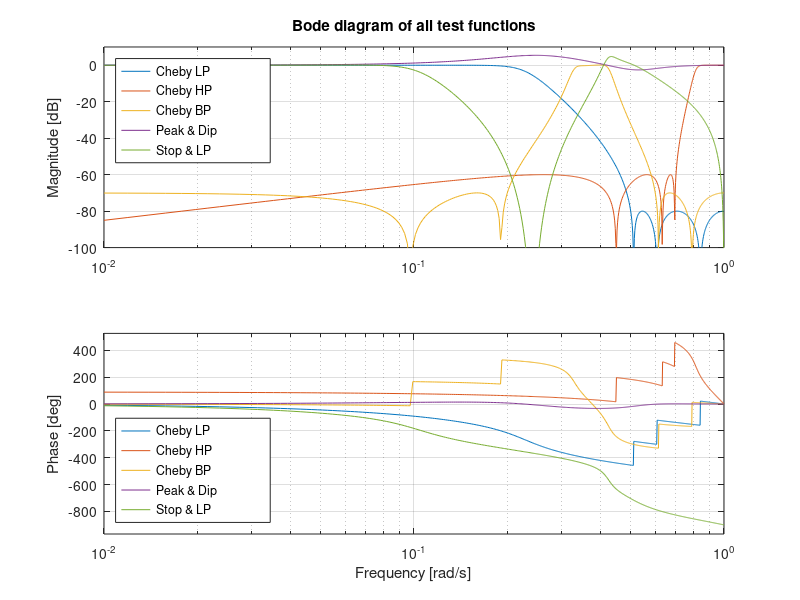
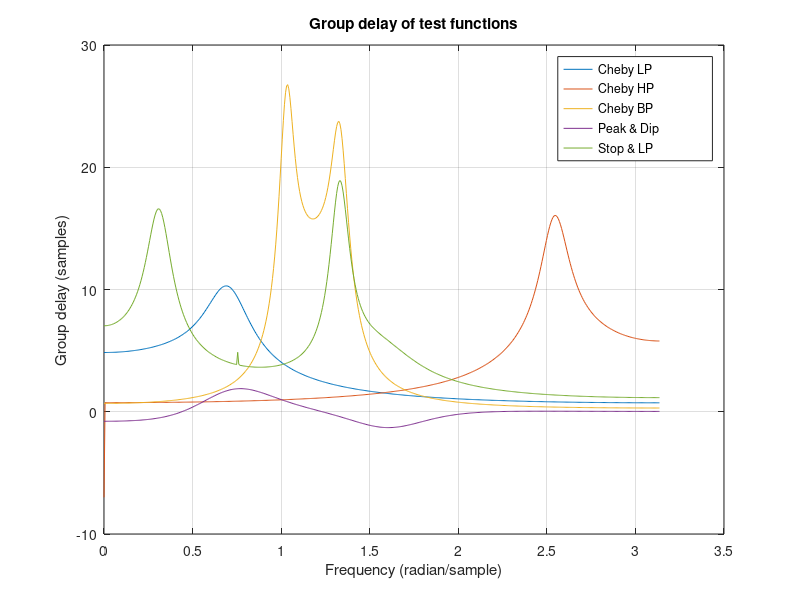

The MATLAB source for these figures, in order:
clear all
close all
pkg('load', 'optim');
pkg('load', 'control');
pkg('load', 'signal');

figure 1;
wb = linspace(0.01, 1, 512);

% cheby lp
[b1,a1] = cheby2(6,80,0.5)
chebyLP = tf(b1, a1, pi)

% cheby hp
[b2,a2] = cheby2(7,60,0.7,'high')
chebyHP = tf(b2, a2, pi)

% cheby bp (matlab cheby2(4,70,[0.2, 0.6],'bandpass'))
b3 = [1.5451e-03  -1.9713e-03   2.1760e-04  -9.3270e-04   2.7666e-03  -9.3270e-04   2.1760e-04  -1.9713e-03   1.5451e-03]
a3 = [1.0000e+00  -2.7355e+00   5.9780e+00  -7.8335e+00   8.5654e+00  -6.3463e+00   3.9239e+00  -1.4513e+00   4.2989e-01]
chebyBP = tf(b3, a3, pi)

% peak dip 
b4 = [1.0349   -0.9159    0.7704   -0.4199    0.1551]
a4 = [1.0000   -0.9882    0.7910   -0.3476    0.1694]
peakDip = tf(b4, a4, pi) ^2
[b4_1, a4_1] = tfdata(peakDip, 'v')
%results in:
%num = [1.071018  -1.895730   2.433447  -2.280328   1.683715  -0.931094   0.415294  -0.130253   0.024056]
%den = [1.000000  -1.976400   2.558539  -2.258532   1.651478  -0.884705   0.388817  -0.117767   0.028696]


% butter bandstop
[b5_1, a5_1] = butter(4, [0.1, 0.5], 'stop')
h5_1 = tf(b5_1, a5_1, pi)
[b5_2, a5_2] = bilinear([0 0 0.25],[1 0.07 0.25], pi)
h5_2 = tf(b5_2, a5_2, pi)
butterStopLP = h5_1 * h5_2
[b5, a5] = tfdata(butterStopLP, 'v')
%results in:
%b5 = [0.059720  -0.227672   0.360950  -0.130451  -0.415327   0.726934  -0.415327  -0.130451   0.360950  -0.227672   0.059720]
%a5 = [1.0000e+00  -3.9182e+00   7.9612e+00  -1.1212e+01   1.1767e+01  -9.4018e+00   5.8497e+00  -2.7816e+00   9.3618e-01  -2.0557e-01   2.6283e-02]

bode(chebyLP, chebyHP, chebyBP, peakDip, butterStopLP, wb)
subplot(2,1,1)
title('Bode diagram of all test functions')
ylim([-100 10])
h = legend ('Cheby LP', 'Cheby HP', 'Cheby BP', 'Peak & Dip', 'Stop & LP                   ', "location", "northwest");

subplot(2,1,2)
h = legend ('Cheby LP', 'Cheby HP', 'Cheby BP', 'Peak & Dip', 'Stop & LP                   ', "location", "southwest");

figure 2;
grpdelay(b1, a1)
hold on;
grpdelay(b2, a2)
grpdelay(b3, a3)
grpdelay(b4_1, a4_1)
grpdelay(b5, a5)
hold off;
title('Group delay of test functions')
h = legend ('Cheby LP', 'Cheby HP', 'Cheby BP', 'Peak & Dip', 'Stop & LP                   ', "location", "northeast");
